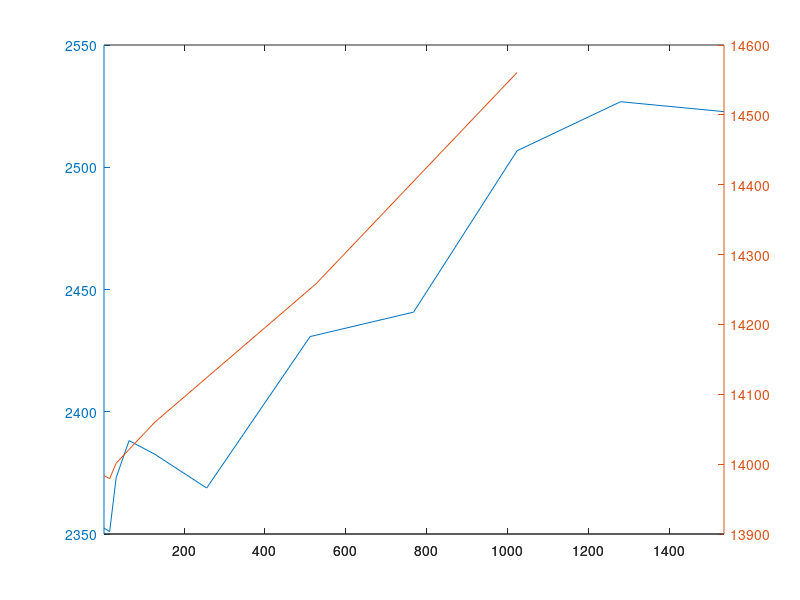

Write the MATLAB code that produced this figure. (Note: this script raises an error after producing the figure.)
clearvars
close all

f1 = figure( 'Units', 'normalized', 'Position', [0.1 0.25 0.5 0.45] );

load('Dark current.mat')
[hAx, hline1, hline2] = plotyy(newdev(:,1), newdev(:,2), olddev(:,1), olddev(:,2));

for li = 1:2
    hAx(li).LineWidth = 2;
    hAx(li).FontSize = 24;
    hAx(li).XLabel.String = 'Settling Time (Clocks)';
    hAx(li).YLabel.String = 'Dark Pixel Value (DN)';
    hAx(li).XLabel.FontSize = 24;
    hAx(li).YLabel.FontSize = 24;
end

hold(hAx(1), 'on');
eb_l = errorbar(hAx(1), newdev(:,1), newdev(:,2), newdev(:,3),...
    'x', 'LineWidth', 5,...
    'Marker', 'none','Color', [0.6 0.6 0.6]);
uistack(eb_l, 'bottom')
set(get(get(eb_l,'Annotation'),'LegendInformation'),'IconDisplayStyle','off');

hAx(1).XLim = [0, 1000];
hAx(1).XTick = 0:200:1000;
hAx(1).YLim = [2000, 4000];
hAx(1).YTick = 2000:400:4000;
hAx(1).YTickLabel = num2cell(hAx(1).YTick);

hline1.LineWidth = 3;
hline1.Marker = 's';
hline1.MarkerSize = 10;
hline1.MarkerFaceColor = hline1.Color;

hold(hAx(2), 'on');
eb_l = errorbar(hAx(2), olddev(:,1), olddev(:,2), olddev(:,3),...
    'x', 'LineWidth', 5,...
    'Marker', 'none','Color', [0.6 0.6 0.6]);
uistack(eb_l, 'bottom')
set(get(get(eb_l,'Annotation'),'LegendInformation'),'IconDisplayStyle','off');

hAx(2).XLim = [0, 1000];
hAx(2).XTick = 0:200:1000;
hAx(2).YLim = [13000, 15000];
hAx(2).YTick = 13000:400:15000;
hAx(2).YTickLabel = num2cell(hAx(2).YTick);

hline2.LineWidth = 3;
hline2.Marker = 's';
hline2.MarkerSize = 10;
hline2.MarkerFaceColor = hline2.Color;

title('Comparison of Dark Current')
lgd = legend({'New Device', 'Previous Device'});
lgd.Location = 'best';

annotation(f1,'textbox', [0.25 0.532 0.0847 0.033],...
    'String',{'rate of increase = 0.5599'}, 'EdgeColor','none',...
    'FitBoxToText','on', 'FontSize', 24, 'Color', hline2.Color);

annotation(f1,'textbox', [0.25 0.25 0.0764 0.0333],...
    'String',{'rate of increase = 0.1187'}, 'EdgeColor','none',...
    'FitBoxToText','on', 'FontSize', 24, 'Color', hline1.Color);

legend boxoff

%hAx(1).Position = [0.0700 0.1100 0.8550 0.8150];
hAx(1).Position = [0.13 0.6-0.44 0.72 0.745];
hAx(2).Position = hAx(1).Position;

%%%%%%%%%%%%%%%%%%%%%%%%%%%%%

clearvars
load('Temporal noise.mat')

f2 = figure( 'Units', 'normalized', 'Position', [0.1 0.25 0.5 0.45] );
x = [olddev(:,1), newdev(:,1)];
y = [olddev(:,2), newdev(:,2)];
err = [olddev(:,3), newdev(:,3)];

p_old = polyfit(newdev(:,1),newdev(:,2),1); 
p_new = polyfit(olddev(:,1),olddev(:,2),1); 

f_old = polyval(p_old, newdev(:,1));
f_new = polyval(p_new, olddev(:,1));
%blue [0 0.4470 0.7410]
%orange [0.8500 0.3250 0.0980]
dash_l1 = plot(newdev(:,1), newdev(:,2), 's' ,...
    'MarkerSize', 15, 'MarkerFaceColor', [0 0.4470 0.7410]);
hold on

dash_l2 = plot(olddev(:,1), olddev(:,2), 's' ,...
    'MarkerSize', 15, 'MarkerFaceColor', [0.8500 0.3250 0.0980]);

line_l1 = plot(newdev(:,1), f_old, '--' ,...
    'LineWidth', 2, 'Color', [0 0.4470 0.7410]);
line_l2 = plot(olddev(:,1), f_new, '--' ,...
    'LineWidth', 2, 'Color', [0.8500 0.3250 0.0980]);

eb_l = errorbar(x,y, err, 's', 'LineWidth', 5,...
    'Marker', 'none','Color', [0.6 0.6 0.6]);
uistack(eb_l, 'bottom')

title('Comparison of Temporal Noise')
lgd = legend([dash_l1, dash_l2], {'New Device', 'Previous Device'});
lgd.Location = 'best';

xlim([-15, 1040])
xlabel('Settling Time (Clocks)')

ylim([0, 8])
ylabel('Temporal Noise (DN)')
set(gca,'YTickLabel',sprintf('%d\n',0:8))

set(gca,'FontSize', 24)
set(gca,'LineWidth', 2)

legend boxoff

set(gca, 'Position', [0.08 0.6-0.44 0.88 0.745])